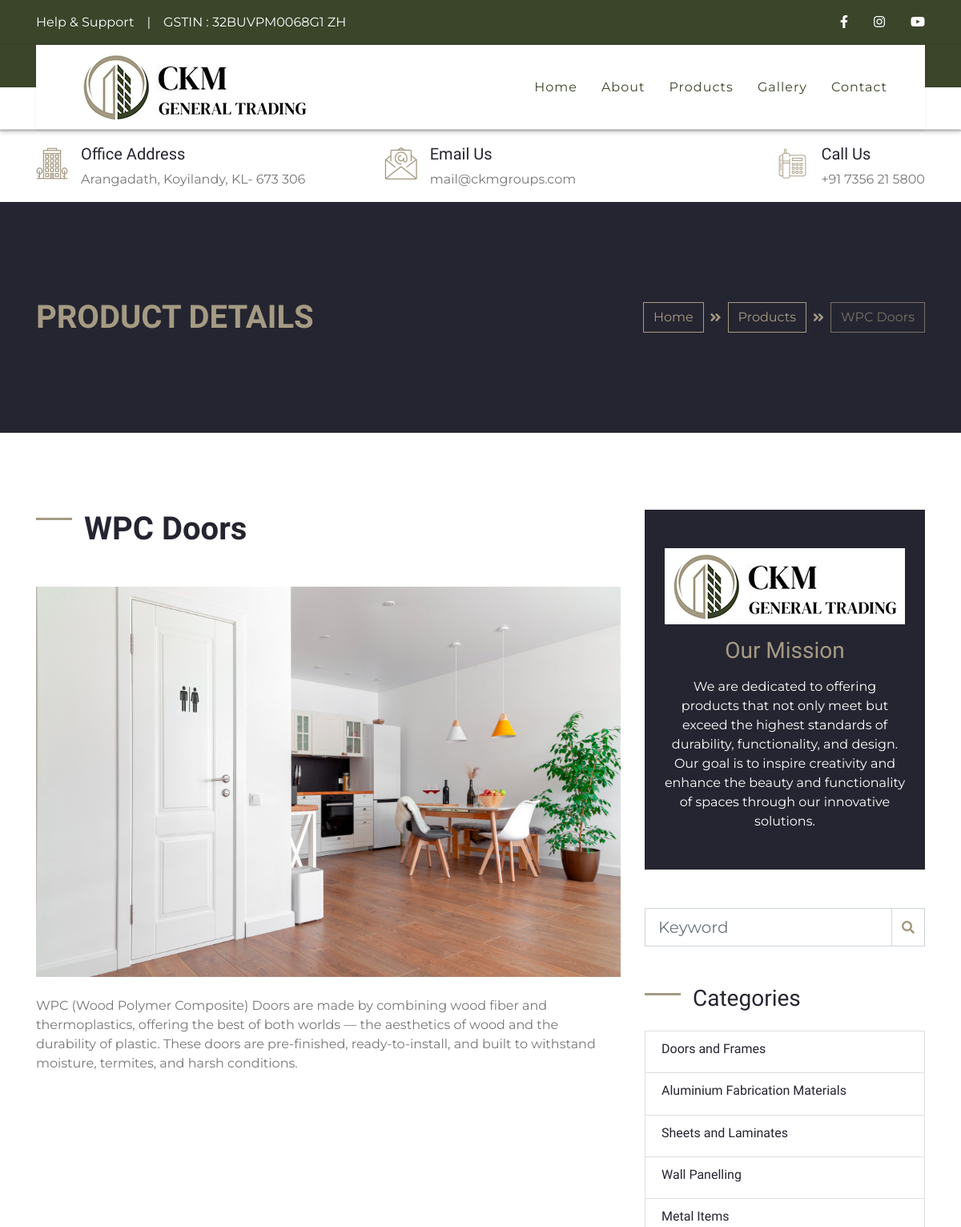
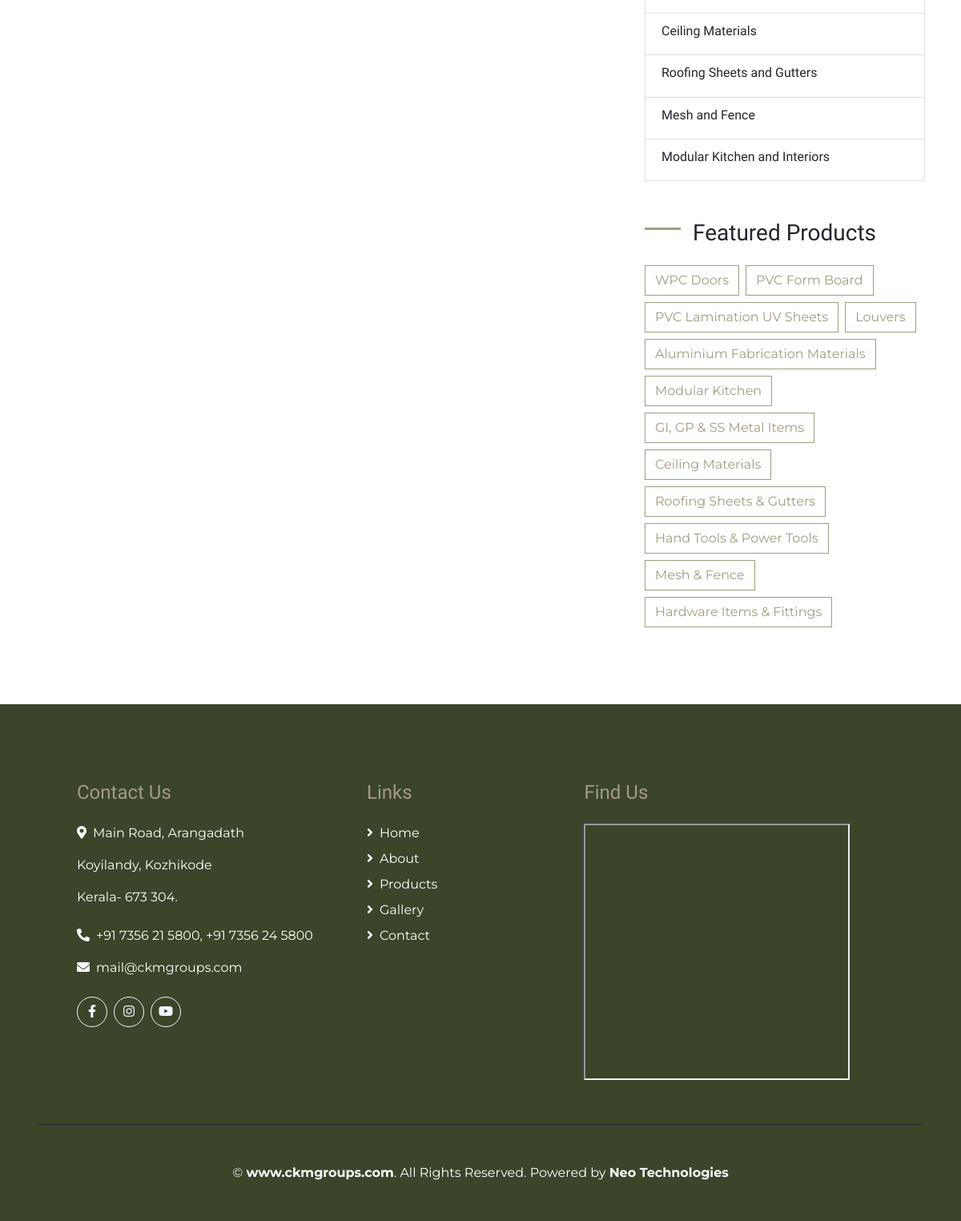
The page /product/8/ on the database its author committed (2 pictures, top to bottom).
### core/models.py (models this page shows, shortened)
class Products(models.Model):
    pro_name = models.CharField(max_length=255)
    category = models.ForeignKey(Categories, related_name='items', on_delete=models.DO_NOTHING)
    tag = models.CharField(max_length=255, blank=True, null=True)
    price = models.CharField(max_length=255, blank=True, null=True)
    description = models.TextField(blank=True, null=True)
    is_avail = models.BooleanField(default=False)
    is_featured = models.BooleanField(default=False)
    image = models.ImageField(upload_to='uploads/', blank=True, null=True)
    thumbnail = models.ImageField(upload_to='uploads/', blank=True, null=True)
    date_added = models.DateTimeField(auto_now_add=True)

class Categories(models.Model):
    cat_name = models.CharField(max_length=255)
    description = models.TextField(blank=True, null=True)
    is_avail = models.BooleanField(default=False)
    image = models.ImageField(upload_to='uploads/', blank=True, null=True)
    thumbnail = models.ImageField(upload_to='uploads/', blank=True, null=True)
    date_added = models.DateTimeField(auto_now_add=True)

### core/views.py (the view)
# urls.py: path('product/<int:pro_id>/', views.product, name='product'),
def product(request, pro_id):
    pro = get_object_or_404(Products, id=pro_id)
    imgs = Pro_images.objects.filter(product=pro_id)
    pros = Products.objects.filter(Q(is_avail=True) & Q(is_featured=True))
    cats = Categories.objects.filter(is_avail=True)
    return render(request, 'core/product.html',{'pro':pro,'imgs':imgs,'pros':pros,'cats':cats})

### core/templates/core/product.html (shortened to what this page needs)
{% extends 'core/base.html' %}
{% load static %}
{% block content %}
  <div class="container-fluid bg-secondary py-5">
    <div class="container py-5">
        <div class="row align-items-center py-4">
            <div class="col-md-6 text-center text-md-left">
                <h1 class="mb-4 mb-md-0 text-primary text-uppercase">Product Details</h1>
            </div>
            <div class="col-md-6 text-center text-md-right">
                <div class="d-inline-flex align-items-center">
                    <a class="btn btn-outline-primary" href="/">Home</a>
                    <i class="fas fa-angle-double-right text-primary mx-2"></i>
                    <a class="btn btn-outline-primary " href="/products">Products</a>
                    <i class="fas fa-angle-double-right text-primary mx-2"></i>
                    <a class="btn btn-outline-primary disabled" href="">{{ pro.pro_name }}</a>
                </div>
            </div>
        </div>
    </div>
</div>
<div class="container py-5">
    <div class="row pt-5">
        <div class="col-lg-8">
            <div class="d-flex flex-column text-left mb-4">
                <h1 class="mb-4 section-title">{{ pro.pro_name }}</h1>
            </div>
            <div class="mb-5">
                <img class="img-fluid w-100 mb-4" src="{{ pro.image.url }}" alt="Image">
                <p>
                    {{ pro.description | safe }}
                </p>
                <br>
            </div>
        </div>
        <div class="col-lg-4 mt-5 mt-lg-0">
            <div class="d-flex flex-column text-center bg-secondary mb-5 py-5 px-4">
                <img src="{% static 'img/ckm-logo-new.png' %}" class="img-fluid mx-auto mb-3">
                <h3 class="text-primary mb-3">Our Mission</h3>
                <p class="text-white m-0">We are dedicated to offering products that not only meet but exceed the highest standards of durability, functionality, and design. Our goal is to inspire creativity and enhance the beauty and functionality of spaces through our innovative solutions.</p>
            </div>
            <div class="mb-5">
                <form action="">
                    <div class="input-group">
                        <input type="text" class="form-control form-control-lg" placeholder="Keyword">
                        <div class="input-group-append">
                            <span class="input-group-text bg-transparent text-primary"><i
                                    class="fa fa-search"></i></span>
                        </div>
                    </div>
                </form>
            </div>
            <div class="mb-5">
                <h3 class="mb-4 section-title">Categories</h3>
                <ul class="list-group">
                    {% for cat in cats %}
                          <li class="list-group-item d-flex justify-content-between align-items-center">
                            <h6>{{ cat.cat_name }}<h6>
                        </li>
                    {% endfor %}
                </ul>
            </div>
            <div class="mb-5">
                <h3 class="mb-4 section-title">Featured Products</h3>
                <div class="d-flex flex-wrap m-n1">
                    {% for pro in pros %}
                        <a href="{% url 'product' pro.id  %}" class="btn btn-outline-primary m-1">{{ pro.pro_name }}</a>
                    {% endfor %}
                </div>
            </div>
        </div>
    </div>
</div>
{% endblock %}

### rows shown on the page
Products: pro_name "WPC Doors", image (picture), description "WPC (Wood Polymer Composite) Doors are made by combining wood fiber and thermoplastics, offering the best of both worlds — the aesthetics of wood and the durability of plastic. These doors are pre-finished, ready-to-install, and built to withstand moisture, termites, and harsh conditions."
Categories: cat_name "Doors and Frames"
Categories: cat_name "Aluminium Fabrication Materials"
Categories: cat_name "Sheets and Laminates"
Categories: cat_name "Wall Panelling"
Categories: cat_name "Metal Items"
Categories: cat_name "Ceiling Materials"
Categories: cat_name "Roofing Sheets and Gutters"
Categories: cat_name "Mesh and Fence"
Categories: cat_name "Modular Kitchen and Interiors"
Products: pro_name "PVC Form Board"
Products: pro_name "PVC Lamination UV Sheets"
Products: pro_name "Louvers"
Products: pro_name "Aluminium Fabrication Materials"
Products: pro_name "Modular Kitchen"
Products: pro_name "GI, GP & SS Metal Items"
Products: pro_name "Ceiling Materials"
Products: pro_name "Roofing Sheets & Gutters"
Products: pro_name "Hand Tools & Power Tools"
Products: pro_name "Mesh & Fence"
Products: pro_name "Hardware Items & Fittings"
